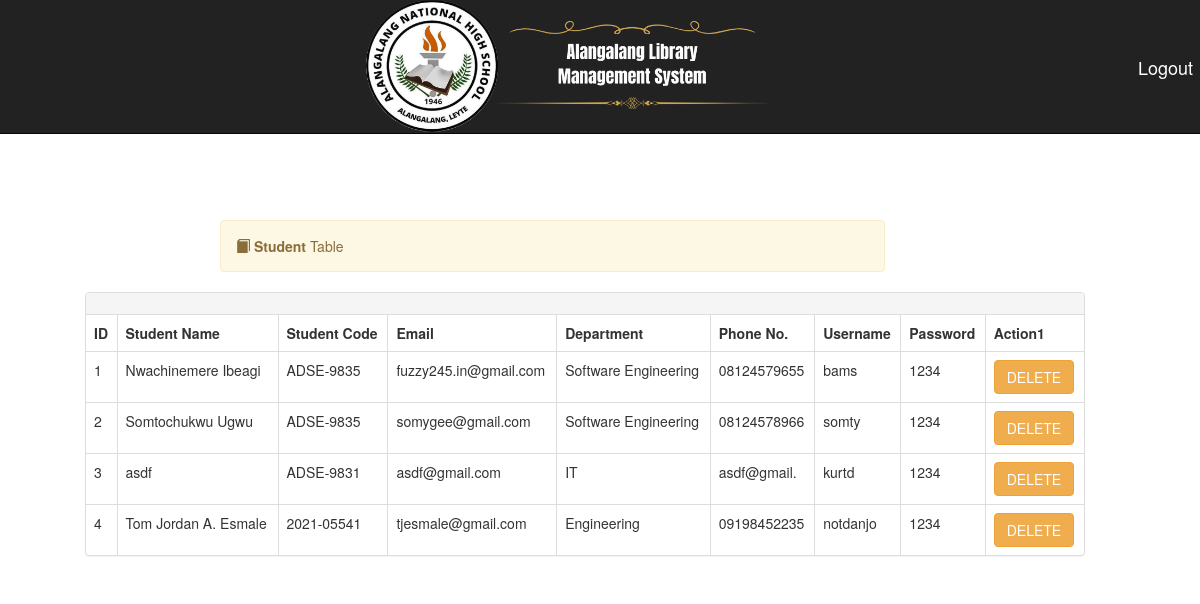
The app's page /viewstudents.php, older data.
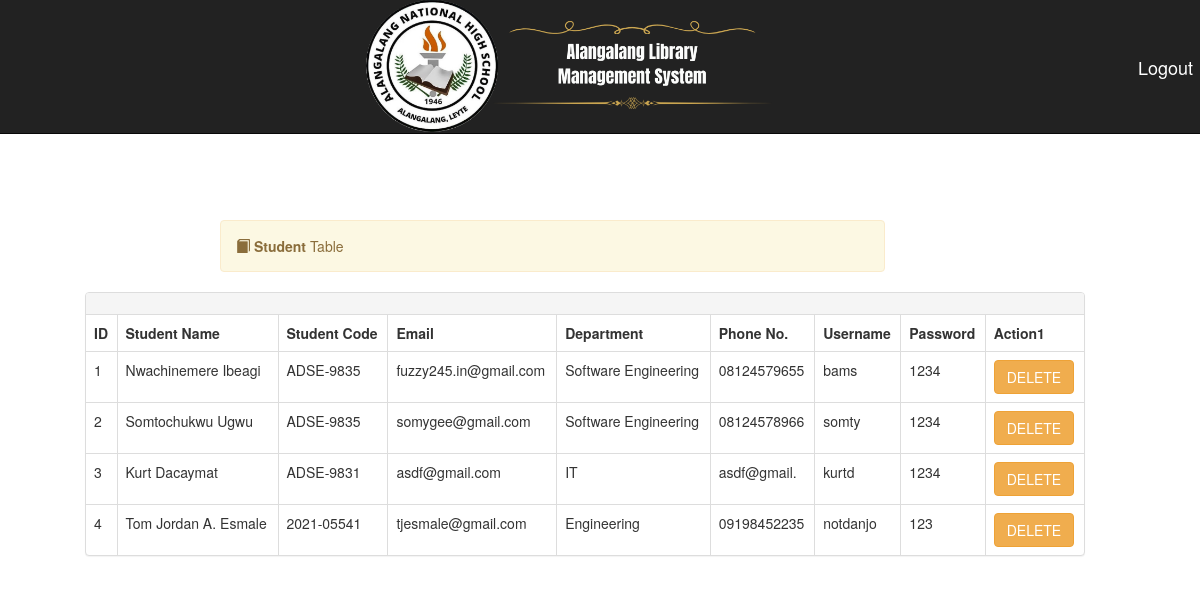
The same page, newer data.
### tables this page shows
CREATE TABLE `students` (
  `studentId` int(11) NOT NULL,
  `matric_no` varchar(30) NOT NULL,
  `password` varchar(150) NOT NULL,
  `username` varchar(150) NOT NULL,
  `email` varchar(60) NOT NULL,
  `dept` varchar(60) NOT NULL,
  `numOfBooks` int(11) NOT NULL,
  `moneyOwed` varchar(20) NOT NULL,
  `photo` text NOT NULL,
  `phoneNumber` varchar(11) NOT NULL,
  `name` varchar(60) NOT NULL
);

### viewstudents.php (the view, shortened to what this page needs)
<?php
require 'includes/db-inc.php';
include "includes/header.php";
$sql = "SELECT * FROM students";
$query = mysqli_query($conn, $sql);
$counter = 1;
?>
<div class="container">
    <?php include "includes/nav.php"; ?>
    <div class="alert alert-warning col-lg-7 col-md-12 col-sm-12 col-xs-12 col-lg-offset-2 col-md-offset-0 col-sm-offset-1 col-xs-offset-0" style="margin-top:70px">
        <span class="glyphicon glyphicon-book"></span>
        <strong>Student</strong> Table
    </div>
</div>
<div class="container col-lg-11" style="padding-left: 85px;">
    <div class="panel panel-default">
        <div class="panel-heading">
            <div class="row">
                <div class="col-lg-6 col-md-6 col-sm-12 col-xs-12 pull-right"></div>
            </div>
        </div>
        <table class="table table-bordered">
            <thead>
                <tr>
                    <th>ID</th>
                    <th>Student Name</th>
                    <th>Student Code</th>
                    <th>Email</th>
                    <th>Department</th>
                    <th>Phone No.</th>
                    <th>Username</th>
                    <th>Password</th>
                    <th>Action1</th>
                </tr>
            </thead>
            <tbody>
                <?php while ($row = mysqli_fetch_assoc($query)) : ?>
                    <tr>
                        <td><?php echo $counter++; ?></td>
                        <td><?php echo $row['name']; ?></td>
                        <td><?php echo $row['matric_no']; ?></td>
                        <td><?php echo $row['email']; ?></td>
                        <td><?php echo $row['dept']; ?></td>
                        <td><?php echo $row['phoneNumber']; ?></td>
                        <td><?php echo $row['username']; ?></td>
                        <td><?php echo $row['password']; ?></td>
                        <td>
                            <form action="viewstudents.php" method="post">
                                <button name="submit" class="btn btn-warning">DELETE</button>
                            </form>
                        </td>
                    </tr>
                <?php endwhile; ?>
            </tbody>
        </table>
    </div>
</div>
</body>
</html>

Row changes from the older to the newer data that the page shows:
changed students "ADSE-9831": name "asdf" → "Kurt Dacaymat"
changed students "Tom Jordan A. Esmale": password "1234" → "123"
